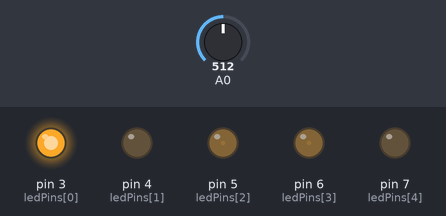
This sketch was run on a simulated Arduino Uno, built with avr-gcc and run on an emulated ATmega328P. Parts: output pins drawn as LEDs (lit = HIGH). The inputs (shaded band) are chosen by the test bench; at power-on: A0 = 512.

Above: at 7.9 s.
8.0 s: A0 set to 900
At 11.8 s:
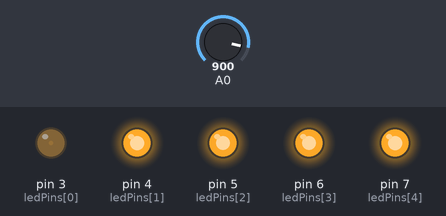
13.0 s: A0 set to 1023
At 15.4 s:
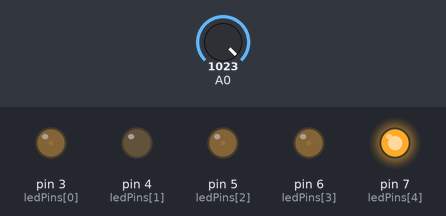
At 16.0 s:
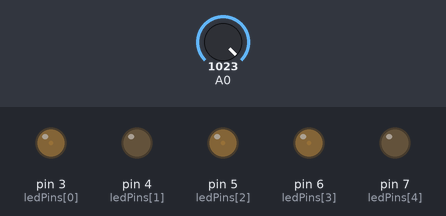
18.0 s: A0 set to 306
Timing chart, 0 to 29.0 s (numbered marks = the images above; inputs shaded):
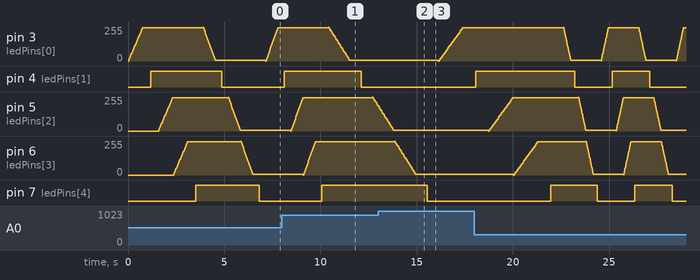

The sketch:

Arduino_Test1.ino
```cpp
int brightness = 0;
int fadeAmount = 10;
int delayDuration = 30;
int ledPins[] = {3, 4, 5, 6, 7};
int arrLength = sizeof(ledPins) / sizeof(int);

void setup()  {
  for (int thisLed = 0; thisLed < arrLength; thisLed++)
  {
    pinMode(ledPins[thisLed], OUTPUT);
  }
}

void loop()  {
  int thisLed = 0;
  while (thisLed < arrLength)
  {
    analogWrite(ledPins[thisLed], brightness);
    brightness = brightness + fadeAmount;
    if (brightness <= 0)
    {
      if (thisLed == arrLength - 1)
      {
        brightness = 0;
      }
      else
      {
        brightness = 255;
      }
      thisLed++;
    }
    else if (brightness >= 255)
    {
      if (thisLed == arrLength - 1)
      {
        brightness = 255;
      }
      else
      {
        brightness = 0;
      }
      thisLed++;
    }
    delay(delayDuration);
  }
  fadeAmount = -fadeAmount;

  int potValue = analogRead(A0);
  delayDuration = map(potValue, 0, 1023, 1, 50);
}
```

Measured:
- after the input at 13.0 s, pin 4 (ledPins[1]): stays LOW (without the input it goes to HIGH after 4.8 s)
